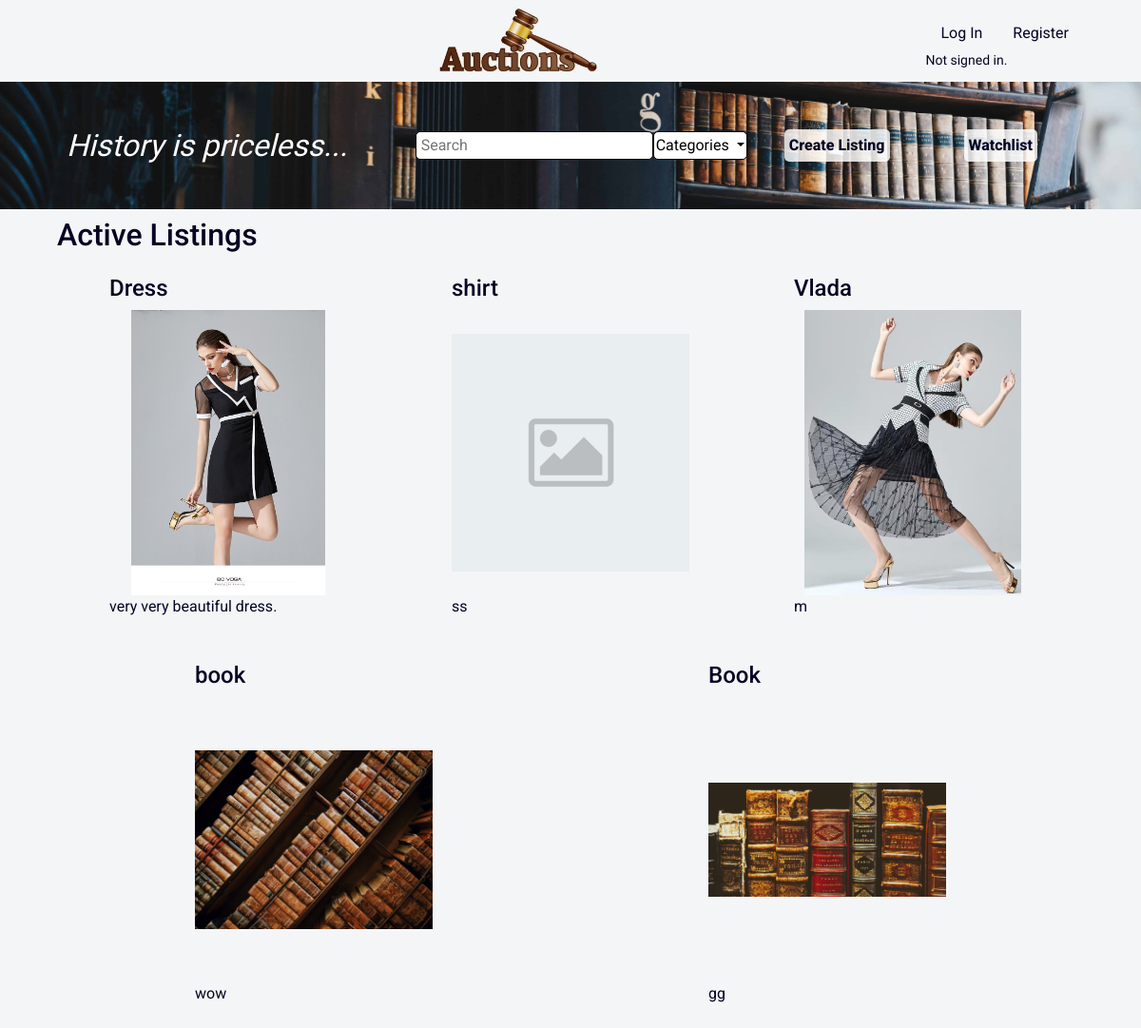
The page / on the database its author committed.
### auctions/models.py (models this page shows, shortened)
class Listing(models.Model):
    title = models.CharField(max_length=64)
    description = models.TextField(max_length=500)
    image = models.ImageField(default='default.png')
    start_bid = models.DecimalField(max_digits=12, decimal_places=2)
    date_created = models.DateTimeField(default=timezone.now)
    category = models.ForeignKey(Category, default=None, on_delete=models.CASCADE)
    user = models.ForeignKey(User, on_delete=models.CASCADE)
    comment = models.ManyToManyField(Comment, default=None)
    bid = models.ManyToManyField(Bid, default=None)
    status = models.BooleanField(default=False)

### auctions/views.py (the view)
# urls.py: path("", views.index, name="index"),
def index(request):
    listings = Listing.objects.all()
    return render(request, "auctions/index.html", {
        "listings": listings,
        "categories": Category.objects.all()
    })

### auctions/models.py (called while the page is built)
    def __str__(self):
        return self.category

### auctions/templates/auctions/index.html (shortened to what this page needs)
{% extends "auctions/layout.html" %}
{% block body %}
<div class="background">
    <div class="margin flex">
        <div class="flex1">
            <div class="history">History is priceless...</div>
        </div>
        <div class="flex flex2">
            <form action="{% url 'search' %}">
                <input class="search" type="text" name="q" placeholder="Search">
            </form>
            <div class="dropdown">
                <button class="categories dropdown-toggle" type="button" id="dropdownMenuButton" data-toggle="dropdown" aria-haspopup="true" aria-expanded="false">
                    Categories
                </button>
            </div>
            <a class="flex-item" href="{% url 'create' %}">Create Listing</a>
            <a class="flex-item" href="{% url 'watchlist' %}">Watchlist</a>
        </div>
    </div>
</div>
<h2 class="margin ">Active Listings</h2>
<div class="margin flex">
    {% for listing in listings %}
    <a class="flex-item listing" href="{% url 'item' listing.title %}">
        <h4>{{ listing.title }}</h4>
        <img src="{{ listing.image.url }}" alt="image" style="width: 250px; height: 300px;">
        <p>{{ listing.description }}</p>
    </a>
    {% endfor %}
</div>
{% endblock %}

### auctions/static/auctions/styles.css (style rules this page uses)
body { background-color: #2533440c; font-family: Roboto; color: rgb(4, 4, 36) }
a { color: rgb(4, 4, 36) }
.history { font-family: Arapey; font-style: italic; font-size: 2rem; color: white; }
.background .flex-item { font-size: 1rem; font-weight: 800; background-color: rgba(255, 255, 255, 0.815); padding: 5px; border-radius: 5px; }
.flex { display: flex; justify-content: space-between; align-items: center; flex-wrap: wrap; }
.margin { margin: 1vh 5vw; }
.flex1 { margin-top: 5vh 0; flex: 1; padding: 10px; }
.flex2 { margin: 5vh 0; flex: 2; padding: 10px; }
.background { background-image: url('images/books.jpg'); background-repeat: no-repeat; background-size: 100%; }
.flex-item { margin: auto; padding: 15px; }
.search { width: 250px; padding: 2px 5px; outline: none; border: 0.5px solid black; border-radius: 5px; }
.categories { padding: 2px; border: 0.5px solid black; background-color: white; border-radius: 5px; }
img { object-fit: contain; }

### rows shown on the page
Listing: title "Dress", image (picture), description "very very beautiful dress."
Listing: title "shirt", image (placeholder picture), description "ss"
Listing: title "Vlada", image (picture), description "m"
Listing: title "book", image (picture), description "wow"
Listing: title "Book", image (picture), description "gg"
